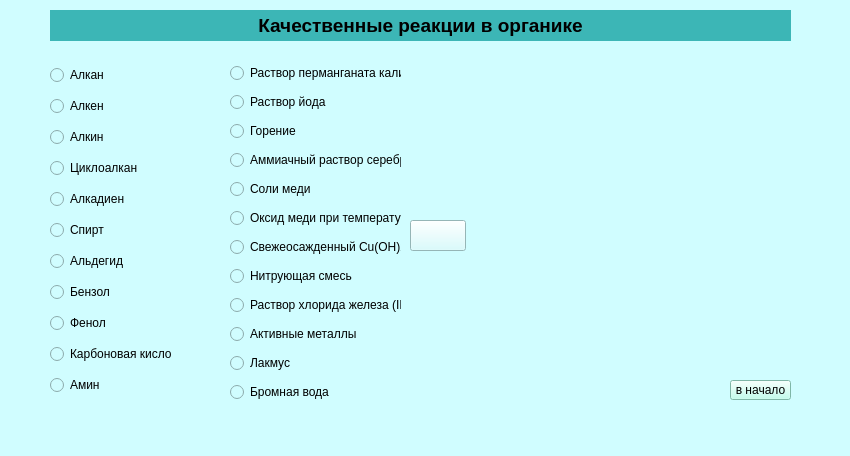
<?xml version="1.0" encoding="UTF-8"?>
<ui version="4.0">
 <class>MainWindow</class>
 <widget class="QMainWindow" name="MainWindow">
  <property name="geometry">
   <rect>
    <x>0</x>
    <y>0</y>
    <width>850</width>
    <height>456</height>
   </rect>
  </property>
  <property name="windowTitle">
   <string>MainWindow</string>
  </property>
  <property name="styleSheet">
   <string notr="true">background-color: rgb(208, 253, 255);</string>
  </property>
  <widget class="QWidget" name="centralwidget">
   <widget class="QLabel" name="title">
    <property name="geometry">
     <rect>
      <x>50</x>
      <y>10</y>
      <width>741</width>
      <height>31</height>
     </rect>
    </property>
    <property name="styleSheet">
     <string notr="true">background-color: rgb(60, 182, 182);</string>
    </property>
    <property name="text">
     <string>&lt;html&gt;&lt;head/&gt;&lt;body&gt;&lt;p align=&quot;center&quot;&gt;&lt;span style=&quot; font-size:14pt; font-weight:600;&quot;&gt;Качественные реакции в органике&lt;/span&gt;&lt;/p&gt;&lt;/body&gt;&lt;/html&gt;</string>
    </property>
   </widget>
   <widget class="QWidget" name="verticalLayoutWidget_3">
    <property name="geometry">
     <rect>
      <x>50</x>
      <y>60</y>
      <width>121</width>
      <height>351</height>
     </rect>
    </property>
    <layout class="QVBoxLayout" name="verticalLayout_11">
     <item>
      <widget class="QRadioButton" name="alkanes">
       <property name="text">
        <string>Алкан</string>
       </property>
      </widget>
     </item>
     <item>
      <widget class="QRadioButton" name="alkenes">
       <property name="text">
        <string>Алкен</string>
       </property>
      </widget>
     </item>
     <item>
      <widget class="QRadioButton" name="alkynes">
       <property name="text">
        <string>Алкин</string>
       </property>
      </widget>
     </item>
     <item>
      <widget class="QRadioButton" name="cycloalkanes">
       <property name="text">
        <string>Циклоалкан</string>
       </property>
      </widget>
     </item>
     <item>
      <widget class="QRadioButton" name="alkadienes">
       <property name="text">
        <string>Алкадиен</string>
       </property>
      </widget>
     </item>
     <item>
      <widget class="QRadioButton" name="alcohols">
       <property name="text">
        <string>Спирт</string>
       </property>
      </widget>
     </item>
     <item>
      <widget class="QRadioButton" name="aldehyde">
       <property name="text">
        <string>Альдегид</string>
       </property>
      </widget>
     </item>
     <item>
      <widget class="QRadioButton" name="arenas">
       <property name="text">
        <string>Бензол</string>
       </property>
      </widget>
     </item>
     <item>
      <widget class="QRadioButton" name="phenol">
       <property name="text">
        <string>Фенол</string>
       </property>
      </widget>
     </item>
     <item>
      <widget class="QRadioButton" name="carboxylic">
       <property name="text">
        <string>Карбоновая кислота</string>
       </property>
      </widget>
     </item>
     <item>
      <widget class="QRadioButton" name="amines">
       <property name="text">
        <string>Амин</string>
       </property>
      </widget>
     </item>
    </layout>
   </widget>
   <widget class="QWidget" name="verticalLayoutWidget">
    <property name="geometry">
     <rect>
      <x>230</x>
      <y>60</y>
      <width>171</width>
      <height>351</height>
     </rect>
    </property>
    <layout class="QVBoxLayout" name="verticalLayout">
     <item>
      <widget class="QRadioButton" name="permangatan">
       <property name="text">
        <string>Раствор перманганата калия</string>
       </property>
      </widget>
     </item>
     <item>
      <widget class="QRadioButton" name="iodine">
       <property name="text">
        <string>Раствор йода</string>
       </property>
      </widget>
     </item>
     <item>
      <widget class="QRadioButton" name="burn">
       <property name="text">
        <string>Горение</string>
       </property>
      </widget>
     </item>
     <item>
      <widget class="QRadioButton" name="silver">
       <property name="text">
        <string>Аммиачный раствор серебра</string>
       </property>
      </widget>
     </item>
     <item>
      <widget class="QRadioButton" name="copper">
       <property name="text">
        <string>Соли меди</string>
       </property>
      </widget>
     </item>
     <item>
      <widget class="QRadioButton" name="copper_oxide">
       <property name="text">
        <string>Оксид меди при температуре</string>
       </property>
      </widget>
     </item>
     <item>
      <widget class="QRadioButton" name="copper_hydroxide">
       <property name="text">
        <string>Свежеосажденный Cu(OH)2</string>
       </property>
      </widget>
     </item>
     <item>
      <widget class="QRadioButton" name="nitrating_mixture">
       <property name="text">
        <string>Нитрующая смесь</string>
       </property>
      </widget>
     </item>
     <item>
      <widget class="QRadioButton" name="ferric_chloride">
       <property name="text">
        <string>Раствор хлорида железа (III)</string>
       </property>
      </widget>
     </item>
     <item>
      <widget class="QRadioButton" name="metals">
       <property name="text">
        <string>Активные металлы</string>
       </property>
      </widget>
     </item>
     <item>
      <widget class="QRadioButton" name="litmus">
       <property name="text">
        <string>Лакмус</string>
       </property>
      </widget>
     </item>
     <item>
      <widget class="QRadioButton" name="bromine_water">
       <property name="text">
        <string>Бромная вода</string>
       </property>
      </widget>
     </item>
    </layout>
   </widget>
   <widget class="QPushButton" name="plus">
    <property name="geometry">
     <rect>
      <x>170</x>
      <y>220</y>
      <width>31</width>
      <height>31</height>
     </rect>
    </property>
    <property name="text">
     <string/>
    </property>
    <property name="icon">
     <iconset>
      <normaloff>plus.png</normaloff>plus.png</iconset>
    </property>
    <property name="iconSize">
     <size>
      <width>40</width>
      <height>40</height>
     </size>
    </property>
    <property name="flat">
     <bool>true</bool>
    </property>
   </widget>
   <widget class="QLabel" name="result">
    <property name="geometry">
     <rect>
      <x>474</x>
      <y>200</y>
      <width>361</width>
      <height>71</height>
     </rect>
    </property>
    <property name="text">
     <string/>
    </property>
   </widget>
   <widget class="QPushButton" name="btn_result">
    <property name="geometry">
     <rect>
      <x>410</x>
      <y>220</y>
      <width>56</width>
      <height>31</height>
     </rect>
    </property>
    <property name="text">
     <string/>
    </property>
    <property name="icon">
     <iconset>
      <normaloff>equals.png</normaloff>equals.png</iconset>
    </property>
    <property name="iconSize">
     <size>
      <width>40</width>
      <height>40</height>
     </size>
    </property>
   </widget>
   <widget class="QPushButton" name="btn_return">
    <property name="geometry">
     <rect>
      <x>730</x>
      <y>380</y>
      <width>61</width>
      <height>20</height>
     </rect>
    </property>
    <property name="styleSheet">
     <string notr="true">background-color: rgb(178, 255, 234);</string>
    </property>
    <property name="text">
     <string>в начало</string>
    </property>
   </widget>
  </widget>
  <widget class="QMenuBar" name="menubar">
   <property name="geometry">
    <rect>
     <x>0</x>
     <y>0</y>
     <width>850</width>
     <height>18</height>
    </rect>
   </property>
  </widget>
  <widget class="QStatusBar" name="statusbar"/>
 </widget>
 <resources/>
 <connections/>
</ui>
